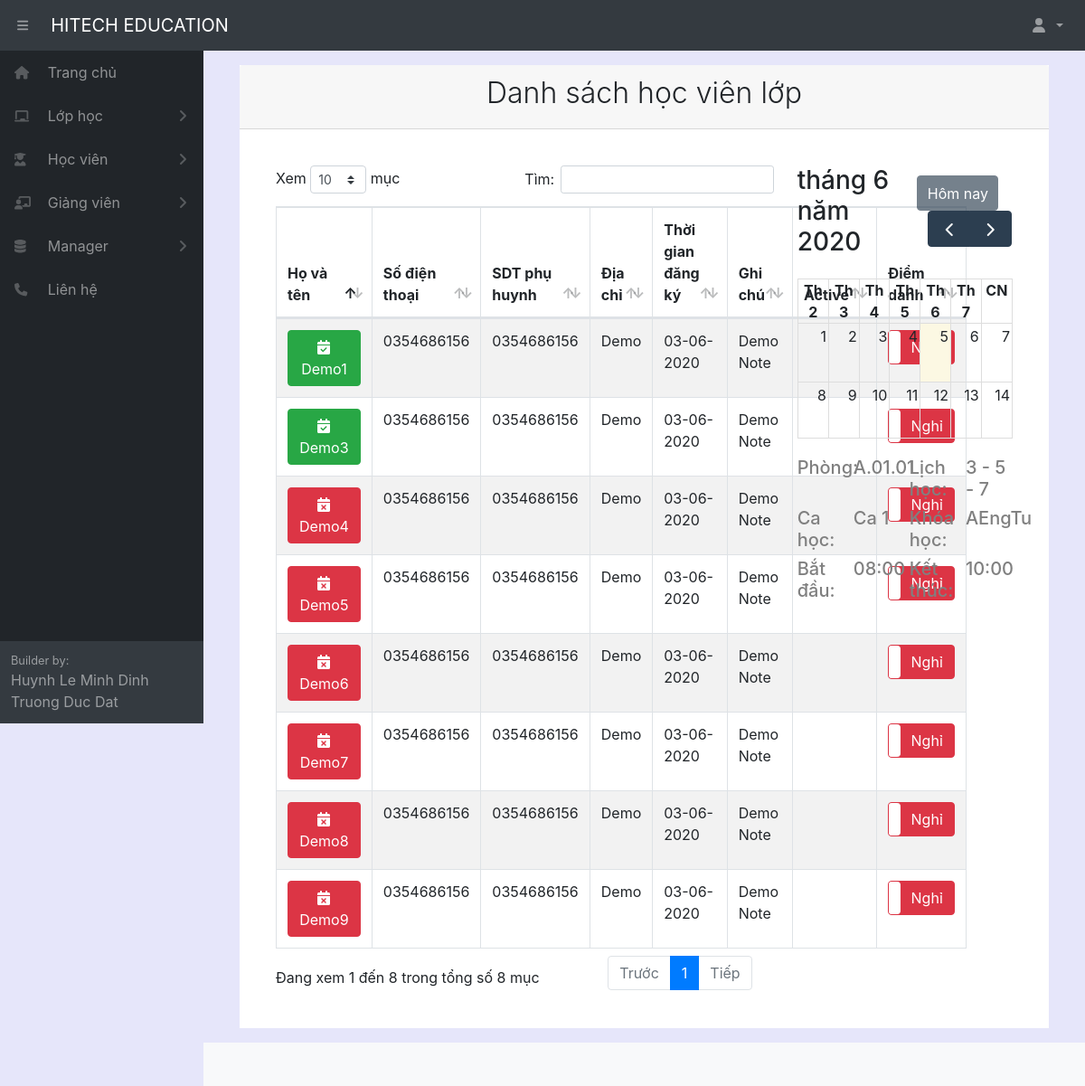
The page /classstudent/83/ (signed in) on the database as committed earlier.
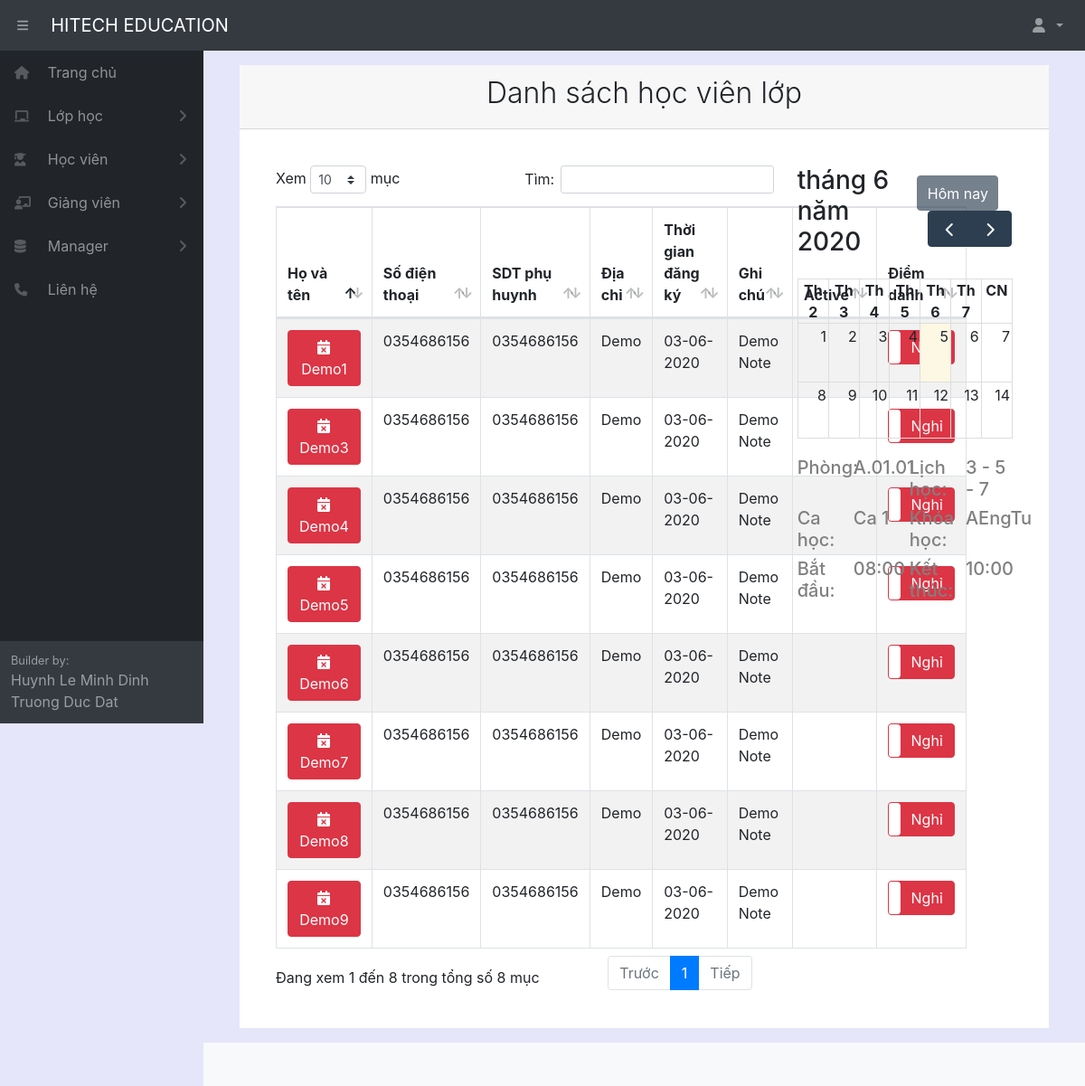
The same page on the database as committed later.
### home/models.py (models this page shows, shortened)
class Student(models.Model):
    fullname = models.CharField(max_length=100, verbose_name="Tên học sinh")
    gender = models.ForeignKey(Gender, null= True, on_delete=models.SET_NULL)
    birthday = models.DateField(verbose_name="Ngày sinh")
    identity_card = models.CharField(max_length=100, null = True, blank=True, verbose_name="CMND")
    phonenumber = models.CharField(max_length=100, null = True, blank=True, verbose_name="SDT")
    phonenumber_family = models.CharField(max_length=100, null = True, blank=True, verbose_name="SDT phụ huynh")
    email = models.CharField(max_length=100, null = True, blank=True, verbose_name="Email")
    adress = models.CharField(max_length=300, null = True, blank=True, verbose_name="Địa chỉ")
    classname = models.ForeignKey(Classname, null= True, on_delete=models.SET_NULL)
    fee = models.IntegerField(default=0, verbose_name="Học phí")
    fee_remain = models.IntegerField(default=0, verbose_name="Học phí còn lại")
    create_date = models.DateField(auto_now_add=True, verbose_name="Ngày đăng ký học")
    havedetailschedule = active = models.BooleanField(default=False, verbose_name="Thời khóa biểu cá nhân")
    note = models.CharField(max_length=300, null = True, blank=True, verbose_name="Ghi chú")
    active = models.BooleanField(default=True, verbose_name="Trạng thái")
    class Meta:
        ordering =["fullname"]
        verbose_name_plural = "Học sinh"

### home/decorators.py (the view)
        def wrapper_func(request, *args, **kwargs):
            group = None
            if request.user.groups.exists():
                group = request.user.groups.all()[0].name
            if group in allowed_roles:
                return view_func(request, *args, **kwargs)
            else:
                return redirect('errorrole')

### home/models.py (called while the page is built)
    def __str__(self):
        return  self.fullname

    def __str__(self):
        return  self.fullname

    def __str__(self):
        return  self.name

    def __str__(self):
        return  self.fullname

### home/views.py (called while the page is built)
@login_required(login_url='login')
@allowed_users(allowed_roles=['admin','manager','staff'])
def detailClassStudent(request,pk):
    pk = pk
    classname = Classname.objects.get(pk=pk)
    liststudentinclass = Student.objects.all()
    timeshift = TimeShift.objects.get(pk=classname.timeshift_id)
    print(timeshift.timestart)
    schedule = Schedule.objects.all()
    context={'timeshift':timeshift,'liststudentinclass':liststudentinclass,'pk':pk, 'classname':classname, 'schedule':schedule}
    return render(request,'class/detailClassStudent.html',context)

### home/templates/class/detailClassStudent.html (shortened to what the changed rows need)
{% extends "pages/base.html" %}
{% block content %}
{% load static %}
<div class="card-header">
    <h2 class="text-center font-weight-light">Danh sách học viên lớp </h2>
</div>
<div class="card-body">
    <div class="form-row">
        <div class="col-md-8">
            <div class="card-body">
                <table id="example" class="table table-striped table-bordered" style="width:100%">
                    <thead>
                        <tr>
                            <th style="width: 15%;">Họ và tên</th>
                            <th style="width: 11%;">Số điện thoại</th>
                            <th style="width: 11%;">SDT phụ huynh</th>
                            <th style="width: 23%;">Địa chỉ</th>
                            <th style="width: 12%;">Thời gian đăng ký</th>
                            <th style="width: 13%;">Ghi chú</th>
                            <th style="width: 5%;">Active</th>
                            <th style="width: 10%;">Điểm danh</th>
                        </tr>
                    </thead>
                    <tbody>
                        {% for i in liststudentinclass %}
                        {% if pk == i.classname_id %}
                        <tr>
                            <td>
                                {% if i.havedetailschedule %}
                                <a href="/student/{{ i.pk }}" style="width: 100%; color: white;" class="btn btn-success"><i
                                        class="fas fa-calendar-check" style="color: white;"></i> {{ i.fullname }}</a>
                                {% else %}
                                <a onclick="warningcreateschedule()" style="width: 100%; color: white;" class="btn btn-danger"><i
                                        class="fas fa-calendar-times" style="color: white;"></i> {{ i.fullname }}</a>
                                {%endif%}
                            </td>
                            <td>{{ i.phonenumber }}</td>
                            <td>{{ i.phonenumber_family }}</td>
                            <td>{{ i.adress }}</td>
                            <td>{{ i.create_date|date:"d-m-Y" }}</td>
                            <td>{{ i.note }}</td>
                            <td style="text-align: center;">
                            </td>
                            <td>
                            </td>
                        </tr>
                        {% endif %}
                        {% endfor %}
                    </tbody>
                </table>
            </div>
        </div>
    </div>
</div>
{% endblock content %}

Rows that differ between the two databases and show on the page:
changed Student "Demo1": havedetailschedule True → False (drawn)
changed Student "Demo3": havedetailschedule True → False (drawn)
